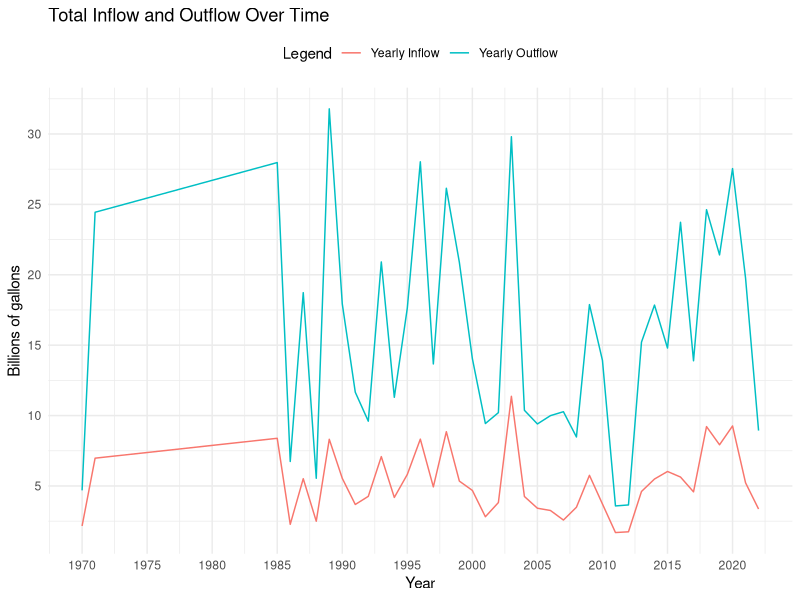

This chart was generated by the following R code:
## ---- chunk 1
#load packages
library(readxl)
library(tidyverse)
library(here)
library(corrplot)
library(ggthemes)
library(lubridate)
library(zoo)
library(forecast)
library(tseries)
library(ggplot2)
library(lubridate)
library(tidyverse)
library(ggthemes)
library(dplyr)
library(cowplot)
## ---- chunk 2
flat_inflow_monthly <- read_excel("Data/Hydrology_Assignment1_FallsLake.xlsx", 
    sheet = "Flat River Month flow data (in)")
eno_inflow_monthly <- read_excel("Data/Hydrology_Assignment1_FallsLake.xlsx", 
    sheet = "Eno River Month flow data (in)")
neuse_outflow_monthly <- read_excel("Data/Hydrology_Assignment1_FallsLake.xlsx", 
    sheet = "Neuse River flow data (out)")

# create date column
eno_inflow_monthly$Date <- make_date(eno_inflow_monthly$year, eno_inflow_monthly$month, 1)
neuse_outflow_monthly$Date <- make_date(neuse_outflow_monthly$year, neuse_outflow_monthly$month, 1)
flat_inflow_monthly$Date <- make_date(flat_inflow_monthly$year, flat_inflow_monthly$month, 1)

# select total volume
eno.select <- select(eno_inflow_monthly, total_volume, Date) %>% 
  mutate(total_volume_ENO = eno_inflow_monthly$total_volume)

flat.select <- select(flat_inflow_monthly, total_volume, Date) %>% 
  mutate(total_volume_FLAT = flat_inflow_monthly$total_volume)

outflow <- neuse_outflow_monthly %>% 
  select(4,9) %>% 
  mutate(total_outflow = neuse_outflow_monthly$total_volume)

# create an inflow dataframe by merging eno and flat by date column, add inflows together, join with outflow
inflow_outflow <- eno.select[,2:3] %>%
  inner_join(flat.select[,2:3], by = "Date") %>% 
  mutate(total_inflow_volume = total_volume_ENO +total_volume_FLAT) %>% 
  inner_join(outflow[,2:3], by = "Date")
  
## ---- chunk 3
mean_yearly_data <- inflow_outflow %>% 
  group_by(Year = year(Date)) %>% 
  summarise(
    Flat = mean(total_volume_FLAT),
    Eno = mean(total_volume_ENO),
    Yearly_Inflow = mean(total_inflow_volume),
    Yearly_Outflow = mean(total_outflow))
## ---- chunk 4
YearlyInflowOutflow <- ggplot() +
  geom_line( aes(x = mean_yearly_data$Year, y= (mean_yearly_data$Yearly_Inflow)/100000000, color= 'Yearly Inflow'))+
   geom_line(aes(x = mean_yearly_data$Year, y= (mean_yearly_data$Yearly_Outflow)/100000000, color= 'Yearly Outflow')) +
  labs(
    title = "Total Inflow and Outflow Over Time",
    x = "Year",
    y = "Billions of gallons",
    color= "Legend", 
  ) +
  scale_x_continuous(breaks = seq(min(mean_yearly_data$Year), max(mean_yearly_data$Year), by = 5)) +  
  scale_y_continuous(breaks = seq(0, max(mean_yearly_data$Yearly_Inflow / 100000000, mean_yearly_data$Yearly_Outflow / 100000000), by = 5)) +  # Customize y-axis
  theme_minimal() +
  theme(legend.position = "top") 


YearlyInflowOutflow
  


